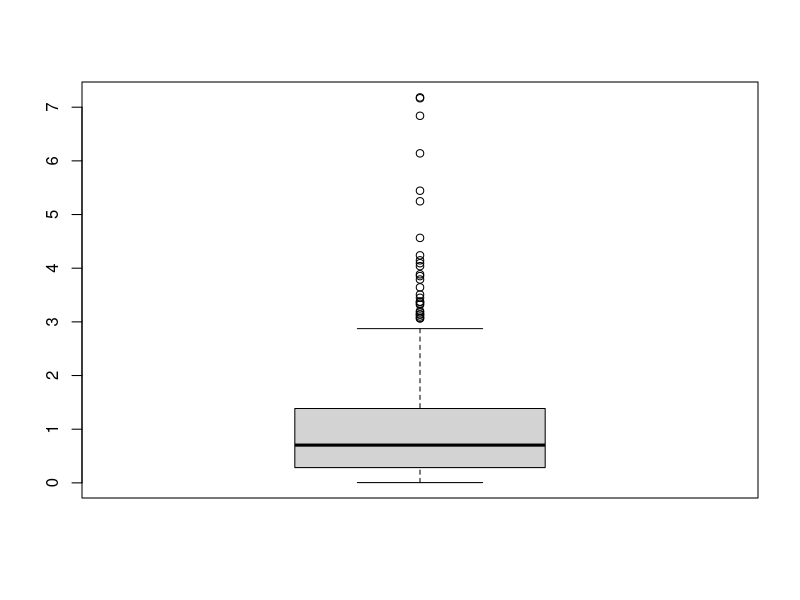

Recreate this plot in R.
#langer-max-estadística-leiva.R

#1.
rnorm(1000, mean=0, sd=1)
rnorm(1000, mean=0, sd=1)

#2
rexp(500, 1)

#2.A
mean(rexp(500,1))
#media= 0.9978074

#2.B

#2.C
boxplot(rexp(500,1))
